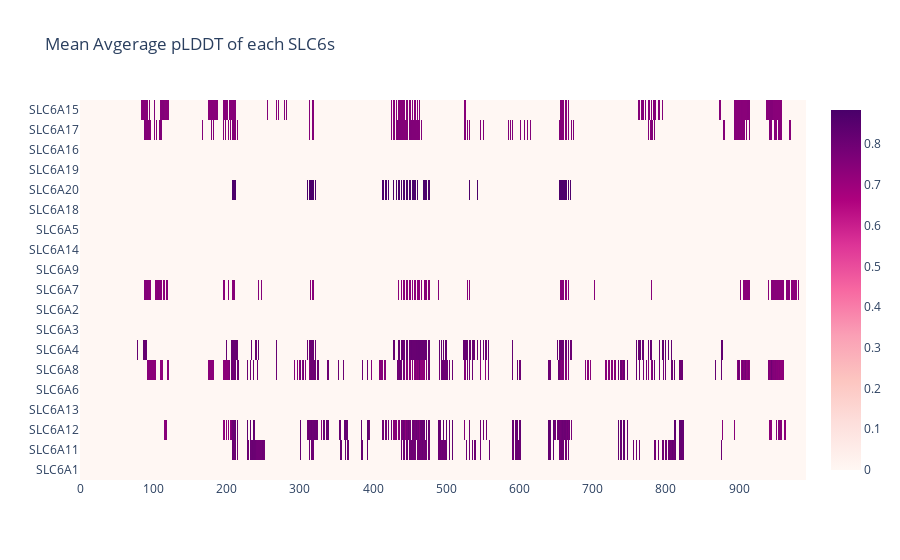
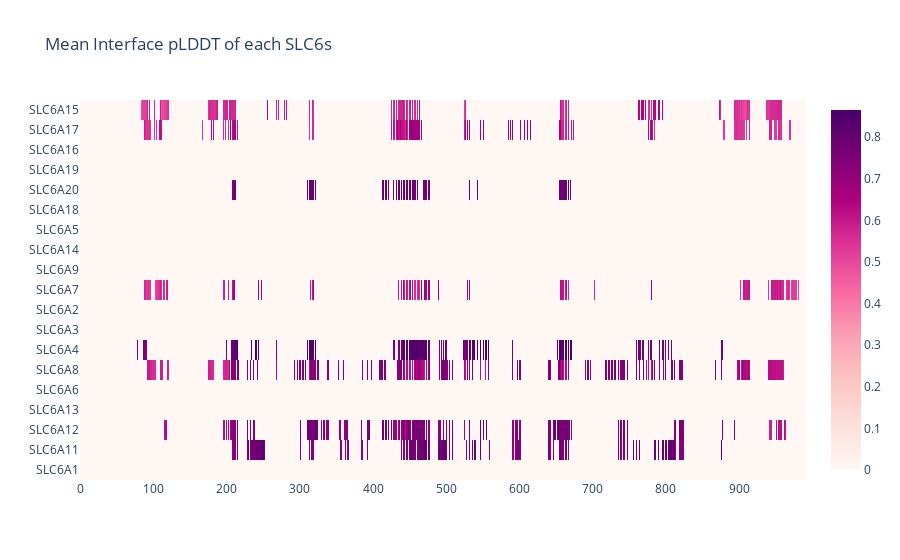
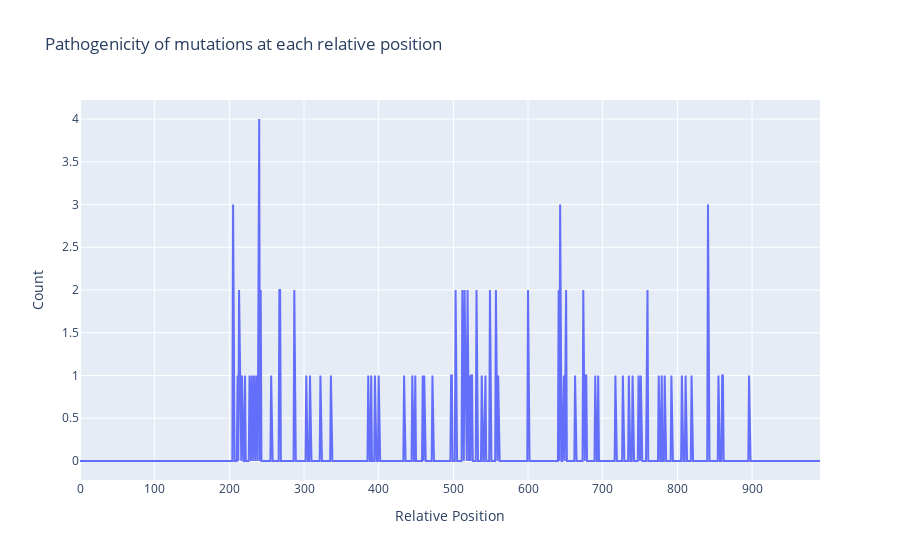

Notebook cell for these charts, in order:
### Code cell
# Create a mapping from gene names to their index

# Get the list of terminal nodes
tree_list = [terminal.name for terminal in tree.get_terminals()]

# Create DataFrame for the avg_plddt and local_plddt score from the mean_scores array
mean_avg_plddt = pd.DataFrame(mean_scores[:,:,0])
mean_local_plddt = pd.DataFrame(mean_scores[:,:,1])

# Create a mapping from gene names to their index
mapping = {gene: i for i, gene in enumerate(gene_names)}

# Create a new order for your dataframes
new_order = [mapping[gene] for gene in tree_list]

# Reorder mean_avg_plddt and mean_local_plddt based on the new order
mean_avg_plddt = mean_avg_plddt.iloc[new_order]
mean_local_plddt = mean_local_plddt.iloc[new_order]

# Create a heatmap for the mean_avg_plddt and mean_local_plddt
heatmap(mean_avg_plddt[::-1], 'Mean Avgerage pLDDT of each SLC6s', tree_list[::-1])
heatmap(mean_local_plddt[::-1], 'Mean Interface pLDDT of each SLC6s', tree_list[::-1])


# Read the mutation data and transfer the position of the muttaion
df_mutations = pd.read_csv('../Inputs/SLC6_UniprotClinvarLitVar_Pathogenicity_fullTranscript.csv')
# Filter the mutation data to include only canonical sequences
df_mutations = df_mutations[~df_mutations['transcript_id'].isin(alignment_iso['transcript_id'])]
# Create a new column for the relative position
df_mutations['relative_position'] = df_mutations.apply(lambda x: absolute_to_relative(alignment_dict[x['SLC_name']], x['Position']), axis=1)
# box plot of cout of pathogenic mutations on their relaive positions
counts = df_mutations[df_mutations['Pathogenicity'] == 1].groupby('relative_position').size()
df_count_patho = counts.reset_index()
df_count_patho.columns = ['relative_position', 'count']

num_columns = mean_local_plddt.shape[1]
# Create a DataFrame with all x values
x_values = pd.DataFrame({'relative_position': range(num_columns)})

# Merge with counts_df
df_count_patho_msa = pd.merge(x_values, df_count_patho, on='relative_position', how='left')

# Fill NaN values with 0
df_count_patho_msa['count'].fillna(0, inplace=True)

# Create a line plot
fig = go.Figure(data=go.Scatter(x=df_count_patho_msa['relative_position'], y=df_count_patho_msa['count'], mode='lines'))

# Set the title and labels
fig.update_layout(title='Pathogenicity of mutations at each relative position',
                  xaxis_title='Relative Position',
                  yaxis_title='Count')

# Show the plot
fig.show()

### Figure 1 — Plotly figure (JSON) as saved in the notebook; plotly's stock layout.template omitted (floating-point values rounded to 4 significant figures; data arrays with more than 128 entries replaced by an {"elided": "..."} marker saying what was removed)
{"data": [{"colorscale": [[0, "rgb(255,247,243)"], [0.125, "rgb(253,224,221)"], [0.25, "rgb(252,197,192)"], [0.375, "rgb(250,159,181)"], [0.5, "rgb(247,104,161)"], [0.625, "rgb(221,52,151)"], [0.75, "rgb(174,1,126)"], [0.875, "rgb(122,1,119)"], [1, "rgb(73,0,106)"]], "type": "heatmap", "z": {"elided": "19x992 float values"}}], "layout": {"title": {"text": "Mean Avgerage pLDDT of each SLC6s"}, "yaxis": {"tickmode": "array", "ticktext": ["SLC6A1", "SLC6A11", "SLC6A12", "SLC6A13", "SLC6A6", "SLC6A8", "SLC6A4", "SLC6A3", "SLC6A2", "SLC6A7", "SLC6A9", "SLC6A14", "SLC6A5", "SLC6A18", "SLC6A20", "SLC6A19", "SLC6A16", "SLC6A17", "SLC6A15"], "tickvals": [0, 1, 2, 3, 4, 5, 6, 7, 8, 9, 10, 11, 12, 13, 14, 15, 16, 17, 18]}}}

### Figure 2 — Plotly figure (JSON) as saved in the notebook; plotly's stock layout.template omitted (floating-point values rounded to 4 significant figures; data arrays with more than 128 entries replaced by an {"elided": "..."} marker saying what was removed)
{"data": [{"colorscale": [[0, "rgb(255,247,243)"], [0.125, "rgb(253,224,221)"], [0.25, "rgb(252,197,192)"], [0.375, "rgb(250,159,181)"], [0.5, "rgb(247,104,161)"], [0.625, "rgb(221,52,151)"], [0.75, "rgb(174,1,126)"], [0.875, "rgb(122,1,119)"], [1, "rgb(73,0,106)"]], "type": "heatmap", "z": {"elided": "19x992 float values"}}], "layout": {"title": {"text": "Mean Interface pLDDT of each SLC6s"}, "yaxis": {"tickmode": "array", "ticktext": ["SLC6A1", "SLC6A11", "SLC6A12", "SLC6A13", "SLC6A6", "SLC6A8", "SLC6A4", "SLC6A3", "SLC6A2", "SLC6A7", "SLC6A9", "SLC6A14", "SLC6A5", "SLC6A18", "SLC6A20", "SLC6A19", "SLC6A16", "SLC6A17", "SLC6A15"], "tickvals": [0, 1, 2, 3, 4, 5, 6, 7, 8, 9, 10, 11, 12, 13, 14, 15, 16, 17, 18]}}}

### Figure 3 — Plotly figure (JSON) as saved in the notebook; plotly's stock layout.template omitted (floating-point values rounded to 4 significant figures; data arrays with more than 128 entries replaced by an {"elided": "..."} marker saying what was removed)
{"data": [{"mode": "lines", "type": "scatter", "x": {"elided": "992 int values"}, "y": {"elided": "992 int values"}}], "layout": {"title": {"text": "Pathogenicity of mutations at each relative position"}, "xaxis": {"title": {"text": "Relative Position"}}, "yaxis": {"title": {"text": "Count"}}}}
